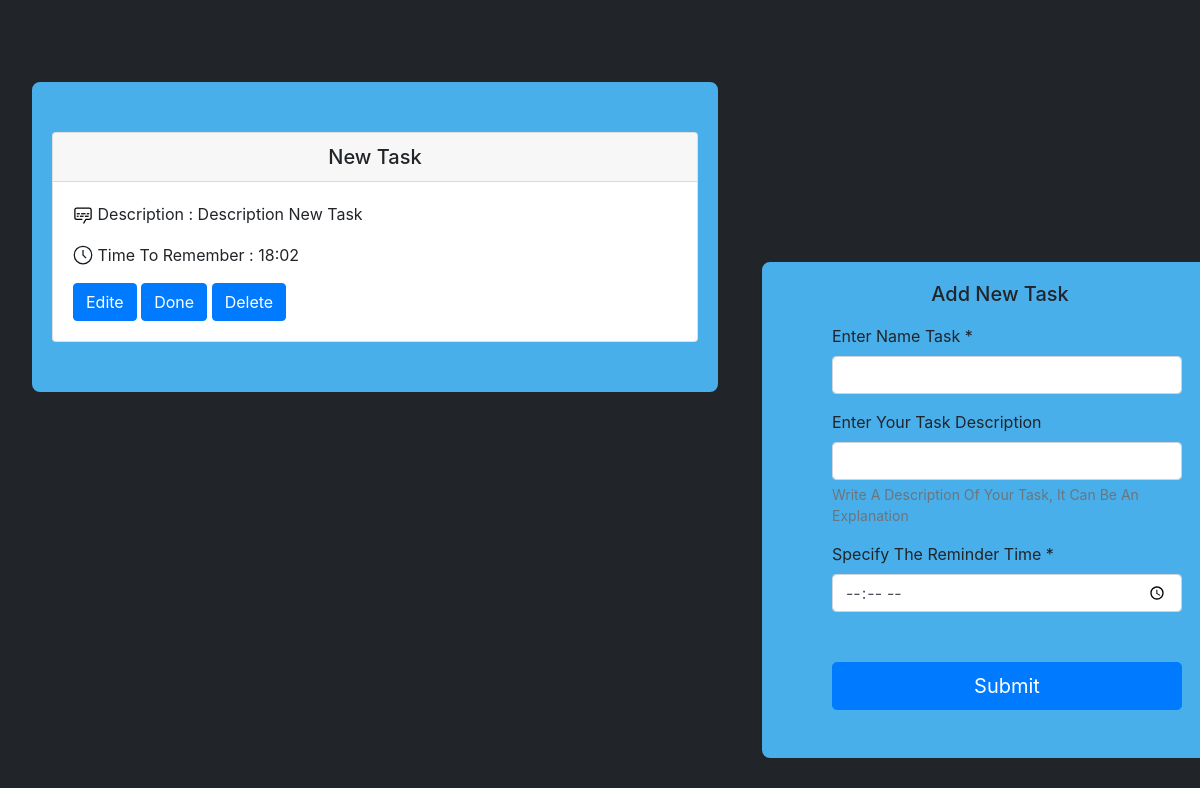
Before: / with the older database file.
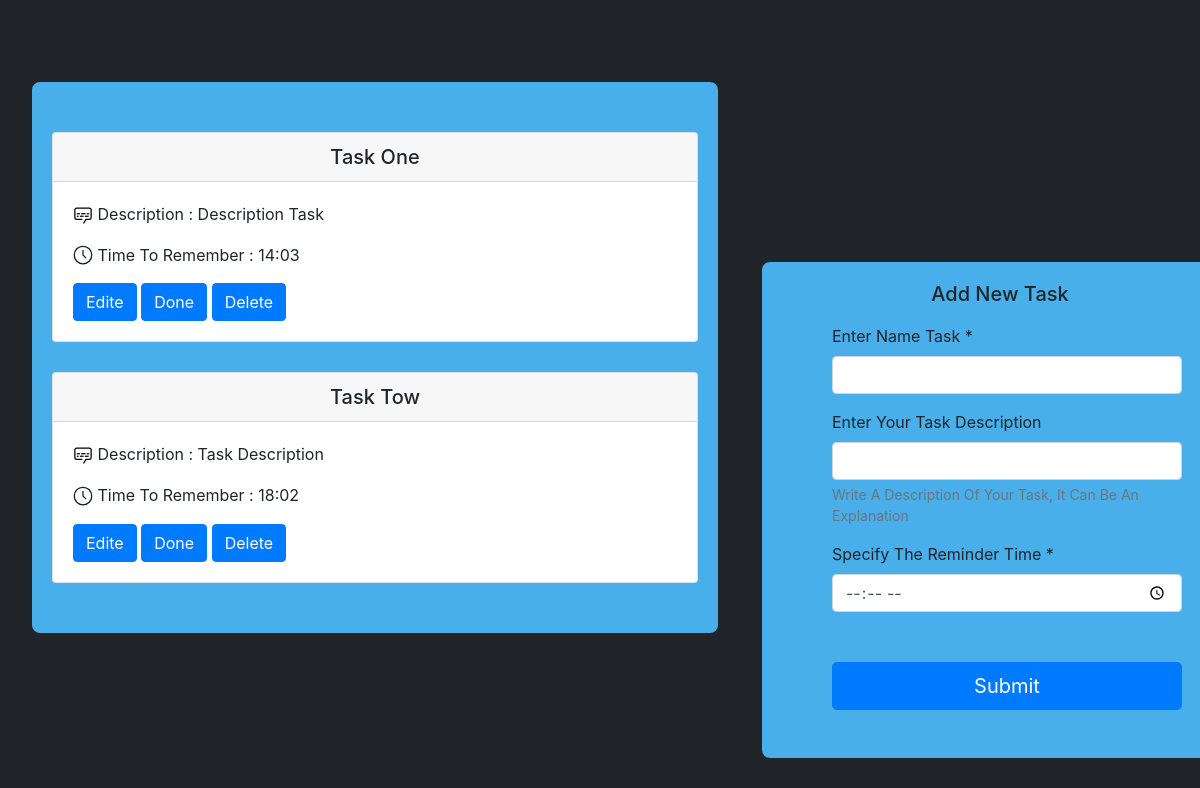
After: the same page with the newer database file.
### App/app.py (models this page shows, shortened)
class Todo(db.Model):
    Id = db.Column(db.Integer, primary_key=True)
    Title = db.Column(db.String(100) , unique=True, nullable=False)
    Content = db.Column(db.Text , unique=False , nullable=False)
    ReminderTime = db.Column(db.Text , unique=False , nullable=False)
    Done = db.Column(db.Integer , default=0 , unique=False , nullable=False)

### App/app.py (the view)
@app.route('/')
def home():
    tasks = GetTask()
    return render_template(
        'home.html', # Html File
        title='Todo List', # Title Web Page
        tasks=tasks, # List Tasks
        Title_From = 'Add New Task', # Title From
        URL_Action='AddTask', # Url -> Action Form
        ID='', # Defulte
        value_title='', # Defulte
        value_content='', # Defulte
        value_time='' # Defulte
        )

### App/app.py (called while the page is built)
def GetTask()->list[Todo]:
    items = Todo.query.all()
    tasks = [None for i in range(len(items))]
    SortDeata = sorted([task.ReminderTime for task in items])
    for task in items:
        tasks[SortDeata.index(task.ReminderTime)] = task
    return tasks

### App/Templates/home.html
{% extends 'base.html' %}
{% block content %}
<div class="Box" style="width: 690px; height:auto; float: left; ">
    {% for task in tasks %}
        <div class="card " style="margin: 30px 0px 30px auto; ">
            {% if task.Done == 1 %}
                <s><h5 class="card-header">{{task.Title}}</h5></s>
            {% else %}
                <center><h5 class="card-header">{{task.Title}}</h5></center>
            {% endif %}
            <div class="card-body">
                {% if task.Done == 0 %}
                    <p class="card-text"> <img src="{{ url_for('static', filename='/Content.svg') }}" width="20px" height="20px" style="margin-bottom: 2px;">  Description : {{task.Content}}</p>
                     <p class="card-text"> <img src="{{ url_for('static', filename='/Time.svg') }}" width="20px" height="20px" style="margin-bottom: 2px;"> Time To Remember  : {{task.ReminderTime}}</p>
                    <a href="{{url_for('Edite' , ID=task.Id)}}"  class="btn btn-primary" >Edite</a>
                    <a href="{{url_for('Done' , ID=task.Id)}}" class="btn btn-primary">Done</a>
                {% else %}
                    <s><p class="card-text">{{task.Content}}</p></s>
                {% endif %}
                <a href="{{url_for('Delete' , ID=task.Id)}}" class="btn btn-primary">Delete</a>
            </div>
        </div>
    {% endfor %}
</div>
<div style="float: right; display: inline-block;position: fixed;bottom: 40px;">
    {% include 'from.html' %}
</div>
{% endblock content %}

### App/Templates/base.html (shortened to what this page needs)
<!DOCTYPE html>
<html lang="en">
<head>
    <link rel="stylesheet" href="https://cdn.jsdelivr.net/npm/bootstrap@4.6.2/dist/css/bootstrap.min.css">
</head>
<body style="background-color:#212529;">
    {% block content %}{% endblock content %}
</body>
</html>

### App/Templates/from.html
{% extends 'base.html' %}
{% block content %}
    <div class="Box">
        <center><h3 style="font-size: 20px;">{{Title_From}}</h3></center>
        <div style="width: 400px ; height: 600px; padding:10px 0px 0px 50px;">
            <form action="/{{URL_Action}}/{{ID}}" method="post">
                <div class="form-group">
                    <label for="exampleInputEmail1">Enter Name Task *</label>
                    <input type="text" class="form-control" name="title" value="{{value_title}}" required>
                </div>
                <div class="form-group">
                    <label for="exampleInputPassword1">Enter Your Task Description </label>
                    <input type="text" class="form-control" name="content" value="{{value_content}}">
                    <small id="emailHelp" class="form-text text-muted">Write A Description Of Your Task, It Can Be An
                        Explanation </small>
                </div>
                <div class="form-group">
                    <label for="exampleInputPassword1">Specify The Reminder Time *</label>
                    <input type="time" class="form-control" name="time" value="{{value_time}}" pattern="[0-9]{2}:[0-9]{2}" required>
                </div>
                <div class="form-group">
                    <button type="submit" class="btn btn-primary btn-lg btn-block"
                        style="margin-top: 50px;">Submit</button>
                </div>
        </div>
{% endblock content %}

### App/Templates/base.html (style rules this page uses)
.Box { width: 480px ; height: 500px; background-color: #48afeb; border: 2px solid; border-radius: 10px; padding:20px; margin: 80px 10px 0 30px; }

Changed rows visible on the page:
changed Todo: Title "New Task" → "Task One"; Content "Description New Task" → "Description Task"; ReminderTime "18:02" → "14:03"
added Todo: Title "Task Tow", Done 0 (drawn), Content "Task Description", ReminderTime "18:02"
